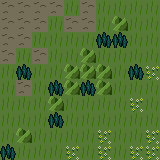

Tiled map render using the project's own tile images. Description and the whole map definition, tile-layer contents included, below:
An orthogonal 10x10 tile map with 16x16 px tiles, 1 tile layer (Tile Layer 1).

<map version="1.0" tiledversion="1.1.6" orientation="orthogonal" renderorder="right-down" width="10" height="10" tilewidth="16" tileheight="16" infinite="0" nextobjectid="1">
 <tileset firstgid="1" source="Tileset.tsx" />
 <layer name="Tile Layer 1" width="10" height="10">
  <data encoding="csv">
1,1,1,1,4,1,4,4,4,4,
1,1,1,4,1,1,4,3,4,4,
1,1,4,4,4,4,2,2,4,4,
1,4,1,4,4,3,4,4,4,4,
4,2,4,4,3,3,3,4,2,5,
4,1,4,2,3,2,3,4,4,4,
4,4,4,3,4,4,4,4,5,4,
4,4,4,2,4,4,4,4,4,4,
4,3,4,4,4,4,5,4,4,5,
2,4,4,4,5,4,5,4,5,5
</data>
 </layer>
</map>